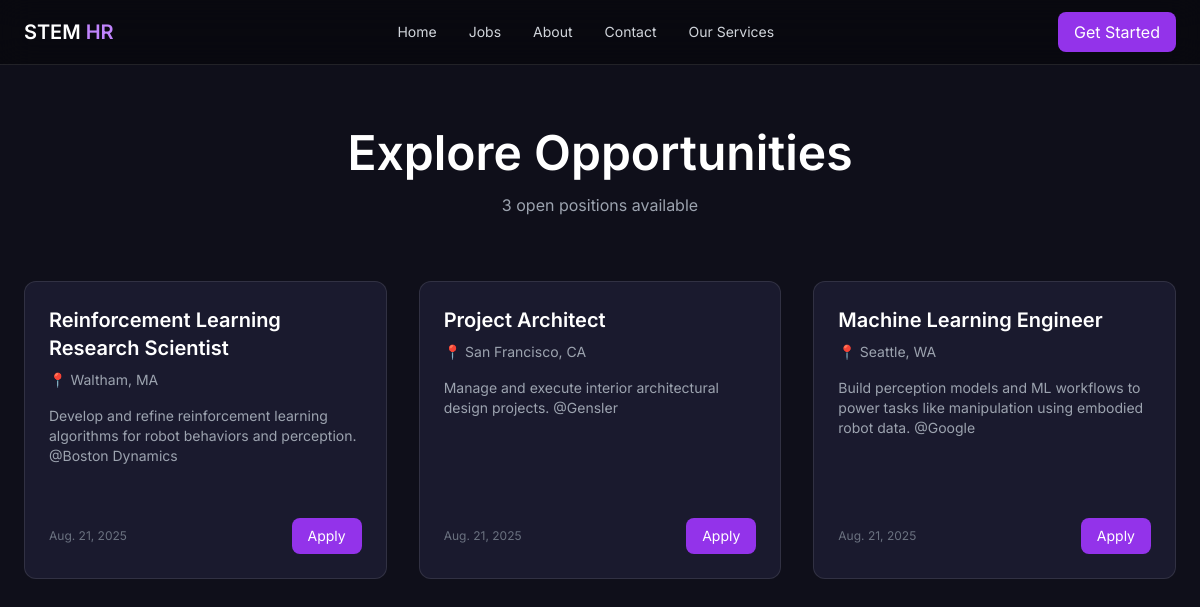
Screenshot of /jobs/ with the database file from the repository.
### HRservices/models.py (models this page shows)
class Job(models.Model):
    title = models.CharField(max_length=200)
    description = models.TextField()
    location = models.CharField(max_length=100)
    posted_on = models.DateField(auto_now_add=True)
    is_active = models.BooleanField(default=True)

### HRservices/views.py (the view)
# urls.py: path('jobs/', views.job_list, name='job_list'),
def job_list(request):
    jobs = Job.objects.all()
    return render(request, 'HRservices/job_list.html', {'jobs': jobs})

### HRservices/templates/HRservices/job_list.html
{% extends 'HRservices/layout.html' %}
{% block content %}
<div class="min-h-screen bg-[#0f0f1a] py-16 px-6">
    <div class="max-w-6xl mx-auto text-center mb-16">
        <h1 class="text-4xl md:text-5xl font-semibold text-white mb-4">
            Explore Opportunities
        </h1>
        <p class="text-gray-400">
            {{ jobs|length }} open positions available
        </p>
    </div>
    <div class="max-w-6xl mx-auto grid grid-cols-1 sm:grid-cols-2 lg:grid-cols-3 gap-8 items-stretch">
        {% for job in jobs %}
        <div class="bg-[#1a1a2e] border border-white/10 rounded-xl p-6
                    hover:border-purple-500 transition
                    flex flex-col h-full">
            <h2 class="text-xl font-semibold text-white mb-2">
                {{ job.title }}
            </h2>
            <p class="text-sm text-gray-400 mb-4">
                📍 {{ job.location }}
            </p>
            <p class="text-gray-400 text-sm mb-6 min-h-[72px]">
                {{ job.description|truncatewords:20 }}
            </p>
            <div class="flex justify-between items-center mt-auto pt-4">
                <span class="text-xs text-gray-500">
                    {{ job.posted_on }}
                </span>
                <a href="{% url 'job_apply' job.id %}"
                   class="bg-purple-600 hover:bg-purple-700 text-white px-4 py-2 rounded-lg text-sm transition">
                    Apply
                </a>
            </div>
        </div>
        {% empty %}
        <div class="col-span-full text-center text-gray-500">
            No jobs available right now.
        </div>
        {% endfor %}
    </div>
</div>
{% endblock %}

### HRservices/templates/HRservices/layout.html (shortened to what this page needs)
{% load static %}
<!DOCTYPE html>
<html lang="en">
<head>
    <script src="https://cdn.tailwindcss.com"></script>
</head>
<body class="bg-darkBg text-gray-200 font-[Inter]">
    <nav class="bg-black/40 backdrop-blur-lg sticky top-0 z-50 border-b border-white/10">
    <div class="max-w-7xl mx-auto px-6 flex justify-between items-center h-16">
        <a href="/" class="text-xl font-semibold text-white">
            STEM <span class="text-purple-400">HR</span>
        </a>
        <div class="hidden lg:flex items-center gap-8 text-sm text-gray-300">
            <a href="/" class="hover:text-purple-400">Home</a>
            <a href="/jobs/" class="hover:text-purple-400">Jobs</a>
            <a href="/about/" class="hover:text-purple-400">About</a>
            <a href="/contact/" class="hover:text-purple-400">Contact</a>
            <a href="/services/" class="hover:text-purple-400">Our Services</a>
        </div>
        <a href="/jobs/" class="hidden lg:block bg-purple-600 px-4 py-2 rounded-lg text-white hover:bg-purple-700 transition">
            Get Started
        </a>
    </div>
</nav>
    <main>
        {% block content %}
        {% endblock %}
    </main>
</body>
</html>

### rows the page displays
Job: title "Reinforcement Learning Research Scientist", location "Waltham, MA", description "Develop and refine reinforcement learning algorithms for robot behaviors and perception. @Boston Dynamics", posted_on "Aug. 21, 2025"
Job: title "Project Architect", location "San Francisco, CA", description "Manage and execute interior architectural design projects. @Gensler", posted_on "Aug. 21, 2025"
Job: title "Machine Learning Engineer", location "Seattle, WA", description "Build perception models and ML workflows to power tasks like manipulation using embodied robot data. @Google", posted_on "Aug. 21, 2025"

### other values shown
{{ jobs|length }} "3"
